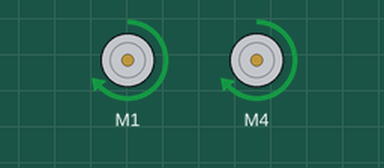
Simulated run of this sketch. Board: Arduino Uno, built with avr-gcc and run on an emulated ATmega328P. Parts: 2 × DC motor (green arrow = forward, orange = backward, longer = faster).

Above: at 0.7 s.
At 1.03 s:
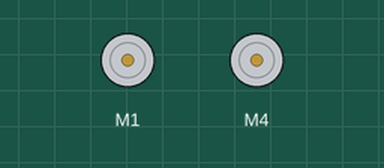
At 3.55 s:
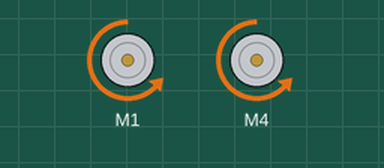
Timing chart, 0 to 4.3 s (numbered marks = the images above):
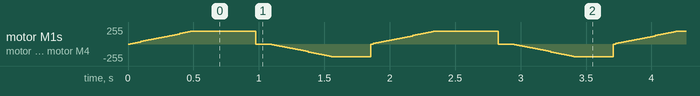

The sketch:

SunnyProjectWOSensor.ino
```cpp
#include <AFMotor.h>
#include <NewPing.h>

#define TRIG_PIN A0
#define ECHO_PIN A1

#define MAX_DISTANCE 200
#define MAX_SPEED 190 // sets speed of DC  motors
#define MAX_SPEED_OFFSET 20

NewPing sonar(TRIG_PIN, ECHO_PIN, MAX_DISTANCE);

AF_DCMotor motorRight(1, MOTOR12_1KHZ);
AF_DCMotor motorLeft(4, MOTOR12_1KHZ);

//AF_DCMotor motorRight(1, MOTOR34_1KHZ);
//AF_DCMotor motorLeft(4, MOTOR34_1KHZ);

boolean goesForward=false;
int distance = 100;
int speedSet = 0;

void setup() {
  motorRight.setSpeed(50);                 //Set the motors to the motor speed
  motorLeft.setSpeed(50);

  motorRight.run(RELEASE);                         //Ensure all motors are stopped
  motorLeft.run(RELEASE);
}

void loop() {
// if(distance<=15)
// {
//  moveStop();
//  delay(100);
//  moveBackward();
//  delay(300);
//  moveStop();
//  delay(200);
// }else
// {
//  moveForward();
// }
//
// distance = readPing();

  moveForward();
  delay(500);
  moveStop();
  delay(100);
  moveBackward();
  delay(300);
}

int readPing() {
  delay(70);
  int cm = sonar.ping_cm();
  if(cm==0)
  {
    cm = 250;
  }
  return cm;
}

void moveStop() {
  motorRight.run(RELEASE);
  motorLeft.run(RELEASE);
  }

void moveForward() {

 if(!goesForward)
  {
    goesForward=true;
    motorRight.run(FORWARD);
    motorLeft.run(FORWARD);

   for (speedSet = 0; speedSet < MAX_SPEED; speedSet +=2) // slowly bring the speed up to avoid loading down the batteries too quickly
   {
    motorRight.setSpeed(speedSet);
    motorLeft.setSpeed(speedSet);
    delay(5);
   }
  }
}

void moveBackward() {
    goesForward=false;
    motorRight.run(BACKWARD);
    motorLeft.run(BACKWARD);

  for (speedSet = 0; speedSet < MAX_SPEED; speedSet +=2) // slowly bring the speed up to avoid loading down the batteries too quickly
  {
    motorRight.setSpeed(speedSet);
    motorLeft.setSpeed(speedSet);
    delay(5);
  }
}
```
